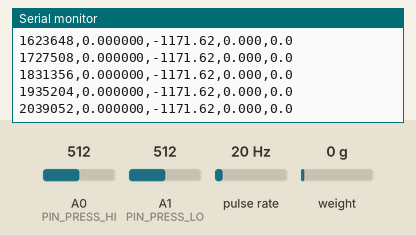
The sketch below on a simulated Arduino Uno, built with avr-gcc and run on an emulated ATmega328P. Shown: the last lines printed to the serial monitor. Wiring (inferred from the names in the program): pulse sensor: data pin 2. Inputs (shaded band) come from the test bench; at power-on: pulse rate 20 Hz, weight on the scale 0 g, A0 (PIN_PRESS_HI) = 512, A1 (PIN_PRESS_LO) = 512.

Above: at 2.2 s.
2.3 s: pulse rate (sensor on pin 2) set to 4 Hz
At 2.35 s:
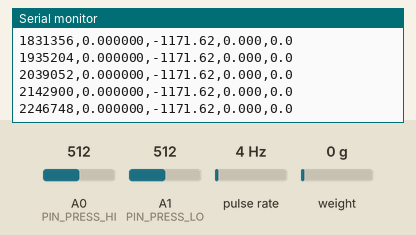
3.8 s: weight on the scale set to 100 g
At 3.81 s:
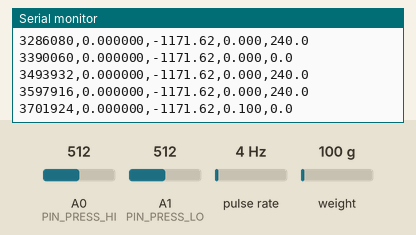
5.3 s: A0 (PIN_PRESS_HI) set to 716
At 5.37 s:
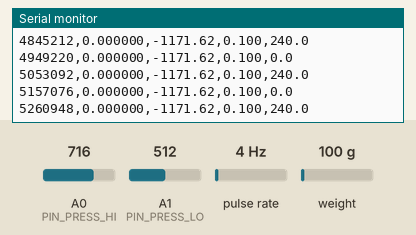
6.8 s: A1 (PIN_PRESS_LO) set to 716
At 6.82 s:
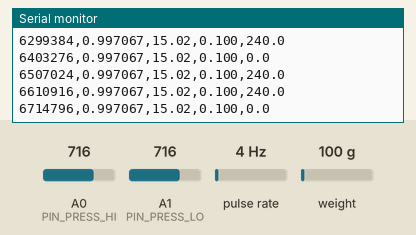
8.3 s: pulse rate (sensor on pin 2) set to 50 Hz
At 8.38 s:
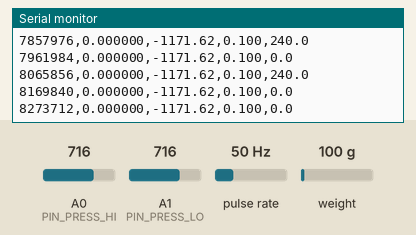
9.8 s: weight on the scale set to 1250 g
At 9.83 s:
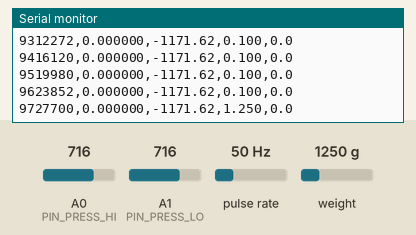
Timing chart, 0 to 12.3 s (numbered marks = the images above; inputs shaded):
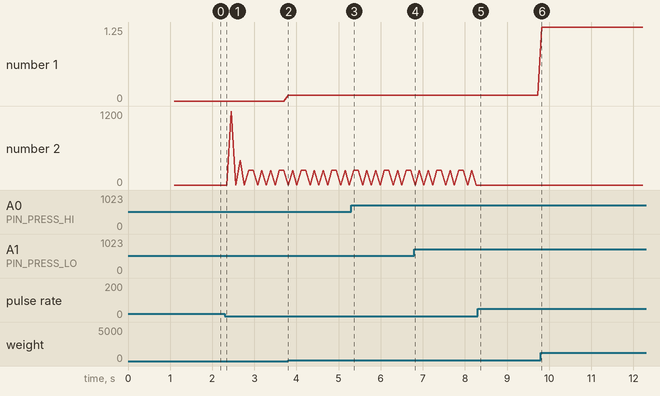

Measured:
- after the input at 3.8 s, the serial monitor: prints a new line at once (image 2)
- after the input at 8.3 s, the serial monitor: prints a new line after 0.08 s (image 5)
- after the input at 9.8 s, the serial monitor: prints a new line at once (image 6)
- plotted number 1: 0 → 0.1 after the input at 3.8 s, 0.1 → 1.25 after the input at 9.8 s
- plotted number 2: 0 → 240 after the input at 2.3 s

The sketch:

Dyno_Logging.ino
```cpp
#include "HX711.h"

// ---------------- Pins ----------------
const int PIN_PRESS_HI = A0;
const int PIN_PRESS_LO = A1;
const int PIN_HX711_DT = 4;
const int PIN_HX711_SCK = 3;
const int PIN_RPM = 2;

// ---------------- Calibration ----------------
const float HX711_CAL_FACTOR = 37731.48f;
const float PRESS_SLOPE = 1190.13f;
const float PRESS_INTERCEPT = -1171.62f;

// ---------------- Logging ----------------
const unsigned long LOG_PERIOD_US = 10000; // 100 Hz

// ---------------- Settings ----------------
const int PRESS_AVG_SAMPLES = 4;
const unsigned long RPM_TIMEOUT_US = 500000;

// ---------------- RPM ----------------
volatile unsigned long lastPulseUs = 0;
volatile unsigned long pulsePeriodUs = 0;

void rpmISR() {
  unsigned long now = micros();
  unsigned long dt = now - lastPulseUs;
  if (lastPulseUs != 0 && dt > 0) {
    pulsePeriodUs = dt;
  }
  lastPulseUs = now;
}

// ---------------- HX711 ----------------
HX711 scale;

// ---------------- Helpers ----------------
float readVoltage(int pin) {
  return analogRead(pin) * (5.0 / 1023.0);
}

float computeRPM(unsigned long nowUs) {
  unsigned long p, last;
  noInterrupts();
  p = pulsePeriodUs;
  last = lastPulseUs;
  interrupts();

  if (last == 0 || (nowUs - last) > RPM_TIMEOUT_US || p == 0) {
    return 0.0;
  }

  return 60000000.0 / (float)p;
}

// ---------------- Setup ----------------
void setup() {
  Serial.begin(115200);

  pinMode(PIN_RPM, INPUT_PULLUP);
  attachInterrupt(digitalPinToInterrupt(PIN_RPM), rpmISR, FALLING);

  scale.begin(PIN_HX711_DT, PIN_HX711_SCK);
  scale.set_scale(HX711_CAL_FACTOR);
  scale.tare();

  Serial.println("t_us,pressV,pressPsi,loadKg,rpm");
}

// ---------------- Loop ----------------
void loop() {
  static unsigned long nextLogUs = micros();
  static float lastLoadKg = 0.0f;

  unsigned long nowUs = micros();

  if ((long)(nowUs - nextLogUs) >= 0) {

    // Pressure
    float sumHi = 0, sumLo = 0;
    for (int i = 0; i < PRESS_AVG_SAMPLES; i++) {
      sumHi += readVoltage(PIN_PRESS_HI);
      sumLo += readVoltage(PIN_PRESS_LO);
    }

    float vHi = sumHi / PRESS_AVG_SAMPLES;
    float vLo = sumLo / PRESS_AVG_SAMPLES;
    float pressV = vHi - vLo;
    float pressPsi = PRESS_SLOPE * pressV + PRESS_INTERCEPT;

    // Load cell
    if (scale.is_ready()) {
      lastLoadKg = scale.get_units(1);
    }

    // RPM
    float rpm = computeRPM(nowUs);

    // Output CSV
    Serial.print(nowUs);
    Serial.print(",");
    Serial.print(pressV, 6);
    Serial.print(",");
    Serial.print(pressPsi, 2);
    Serial.print(",");
    Serial.print(lastLoadKg, 3);
    Serial.print(",");
    Serial.println(rpm, 1);

    nextLogUs += LOG_PERIOD_US;
  }
}
```
